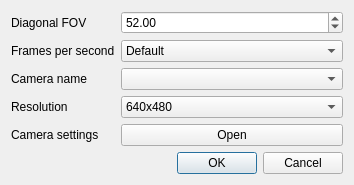
<?xml version="1.0" encoding="UTF-8"?>
<ui version="4.0">
 <class>Form</class>
 <widget class="QWidget" name="Form">
  <property name="windowModality">
   <enum>Qt::NonModal</enum>
  </property>
  <property name="geometry">
   <rect>
    <x>0</x>
    <y>0</y>
    <width>354</width>
    <height>179</height>
   </rect>
  </property>
  <property name="sizePolicy">
   <sizepolicy hsizetype="Preferred" vsizetype="Preferred">
    <horstretch>0</horstretch>
    <verstretch>0</verstretch>
   </sizepolicy>
  </property>
  <property name="maximumSize">
   <size>
    <width>750</width>
    <height>280</height>
   </size>
  </property>
  <property name="windowTitle">
   <string>HT tracker settings</string>
  </property>
  <layout class="QGridLayout" name="gridLayout">
   <item row="1" column="0">
    <widget class="QLabel" name="label_2">
     <property name="text">
      <string>Frames per second</string>
     </property>
    </widget>
   </item>
   <item row="0" column="1">
    <widget class="QDoubleSpinBox" name="cameraFOV">
     <property name="locale">
      <locale language="English" country="UnitedStates"/>
     </property>
     <property name="minimum">
      <double>35.000000000000000</double>
     </property>
     <property name="maximum">
      <double>180.000000000000000</double>
     </property>
     <property name="value">
      <double>52.000000000000000</double>
     </property>
    </widget>
   </item>
   <item row="0" column="0">
    <widget class="QLabel" name="label">
     <property name="text">
      <string>Diagonal FOV</string>
     </property>
    </widget>
   </item>
   <item row="1" column="1">
    <widget class="QComboBox" name="cameraFPS">
     <item>
      <property name="text">
       <string notr="true">Default</string>
      </property>
     </item>
     <item>
      <property name="text">
       <string>30</string>
      </property>
     </item>
     <item>
      <property name="text">
       <string>60</string>
      </property>
     </item>
     <item>
      <property name="text">
       <string>120</string>
      </property>
     </item>
     <item>
      <property name="text">
       <string>180</string>
      </property>
     </item>
    </widget>
   </item>
   <item row="2" column="1">
    <widget class="QComboBox" name="cameraName"/>
   </item>
   <item row="3" column="1">
    <widget class="QComboBox" name="resolution">
     <item>
      <property name="text">
       <string>640x480</string>
      </property>
     </item>
     <item>
      <property name="text">
       <string>320x240</string>
      </property>
     </item>
     <item>
      <property name="text">
       <string>320x200</string>
      </property>
     </item>
     <item>
      <property name="text">
       <string>Default (not recommended!)</string>
      </property>
     </item>
    </widget>
   </item>
   <item row="3" column="0">
    <widget class="QLabel" name="label_4">
     <property name="text">
      <string>Resolution</string>
     </property>
    </widget>
   </item>
   <item row="2" column="0">
    <widget class="QLabel" name="label_3">
     <property name="text">
      <string>Camera name</string>
     </property>
    </widget>
   </item>
   <item row="5" column="1">
    <widget class="QDialogButtonBox" name="buttonBox">
     <property name="standardButtons">
      <set>QDialogButtonBox::Cancel|QDialogButtonBox::Ok</set>
     </property>
    </widget>
   </item>
   <item row="4" column="0">
    <widget class="QLabel" name="label_5">
     <property name="text">
      <string>Camera settings</string>
     </property>
    </widget>
   </item>
   <item row="4" column="1">
    <widget class="QPushButton" name="camera_settings">
     <property name="text">
      <string>Open</string>
     </property>
    </widget>
   </item>
  </layout>
 </widget>
 <resources/>
 <connections/>
</ui>
